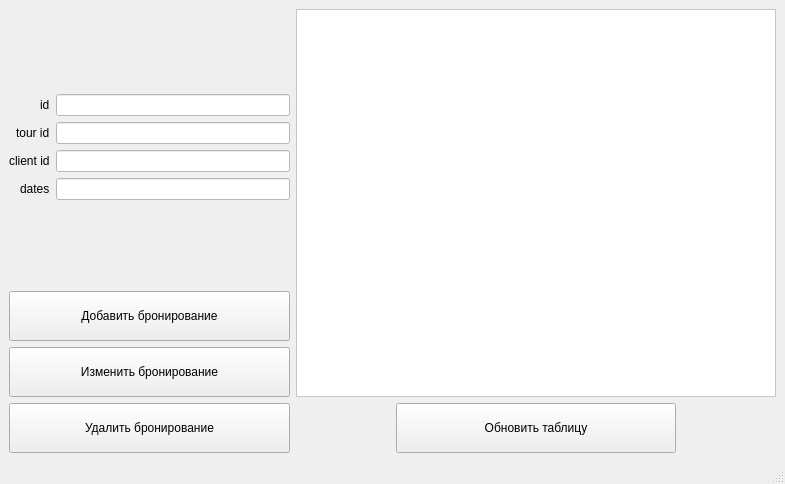
<?xml version="1.0" encoding="UTF-8"?>
<ui version="4.0">
 <class>reservation</class>
 <widget class="QMainWindow" name="reservation">
  <property name="geometry">
   <rect>
    <x>0</x>
    <y>0</y>
    <width>785</width>
    <height>484</height>
   </rect>
  </property>
  <property name="windowTitle">
   <string>Reservations</string>
  </property>
  <widget class="QWidget" name="centralwidget">
   <layout class="QGridLayout" name="gridLayout" rowstretch="0,0,0,0,0,0,0" columnstretch="3,1,3,1">
    <item row="6" column="1">
     <widget class="QLabel" name="label_4">
      <property name="text">
       <string/>
      </property>
     </widget>
    </item>
    <item row="0" column="1" rowspan="5" colspan="3">
     <widget class="QTableView" name="tableView">
      <property name="styleSheet">
       <string notr="true">background-color: white;
color: black;</string>
      </property>
     </widget>
    </item>
    <item row="6" column="0">
     <widget class="QPushButton" name="delete_2">
      <property name="minimumSize">
       <size>
        <width>200</width>
        <height>50</height>
       </size>
      </property>
      <property name="text">
       <string>Удалить бронирование</string>
      </property>
     </widget>
    </item>
    <item row="6" column="2">
     <widget class="QPushButton" name="reload">
      <property name="minimumSize">
       <size>
        <width>200</width>
        <height>50</height>
       </size>
      </property>
      <property name="text">
       <string>Обновить таблицу</string>
      </property>
     </widget>
    </item>
    <item row="4" column="0">
     <widget class="QPushButton" name="update">
      <property name="minimumSize">
       <size>
        <width>0</width>
        <height>50</height>
       </size>
      </property>
      <property name="text">
       <string>Изменить бронирование</string>
      </property>
     </widget>
    </item>
    <item row="3" column="0">
     <widget class="QPushButton" name="save">
      <property name="minimumSize">
       <size>
        <width>0</width>
        <height>50</height>
       </size>
      </property>
      <property name="text">
       <string>Добавить бронирование</string>
      </property>
     </widget>
    </item>
    <item row="1" column="0">
     <layout class="QFormLayout" name="formLayout">
      <property name="labelAlignment">
       <set>Qt::AlignRight|Qt::AlignTrailing|Qt::AlignVCenter</set>
      </property>
      <item row="0" column="0">
       <widget class="QLabel" name="label">
        <property name="text">
         <string>id</string>
        </property>
       </widget>
      </item>
      <item row="0" column="1">
       <widget class="QLineEdit" name="line_id">
        <property name="styleSheet">
         <string notr="true">background-color: white;
color: black;</string>
        </property>
       </widget>
      </item>
      <item row="1" column="0">
       <widget class="QLabel" name="label_6">
        <property name="text">
         <string>tour id</string>
        </property>
       </widget>
      </item>
      <item row="1" column="1">
       <widget class="QLineEdit" name="line_id_tour">
        <property name="styleSheet">
         <string notr="true">background-color: white;
color: black;</string>
        </property>
       </widget>
      </item>
      <item row="2" column="0">
       <widget class="QLabel" name="label_2">
        <property name="text">
         <string>client id</string>
        </property>
       </widget>
      </item>
      <item row="2" column="1">
       <widget class="QLineEdit" name="line_id_client">
        <property name="styleSheet">
         <string notr="true">background-color: white;
color: black;</string>
        </property>
       </widget>
      </item>
      <item row="3" column="0">
       <widget class="QLabel" name="label_3">
        <property name="text">
         <string>dates</string>
        </property>
       </widget>
      </item>
      <item row="3" column="1">
       <widget class="QLineEdit" name="line_dates">
        <property name="styleSheet">
         <string notr="true">background-color: white;
color: black;</string>
        </property>
       </widget>
      </item>
     </layout>
    </item>
   </layout>
  </widget>
  <widget class="QMenuBar" name="menubar">
   <property name="geometry">
    <rect>
     <x>0</x>
     <y>0</y>
     <width>785</width>
     <height>26</height>
    </rect>
   </property>
  </widget>
  <widget class="QStatusBar" name="statusbar"/>
 </widget>
 <resources/>
 <connections/>
</ui>
